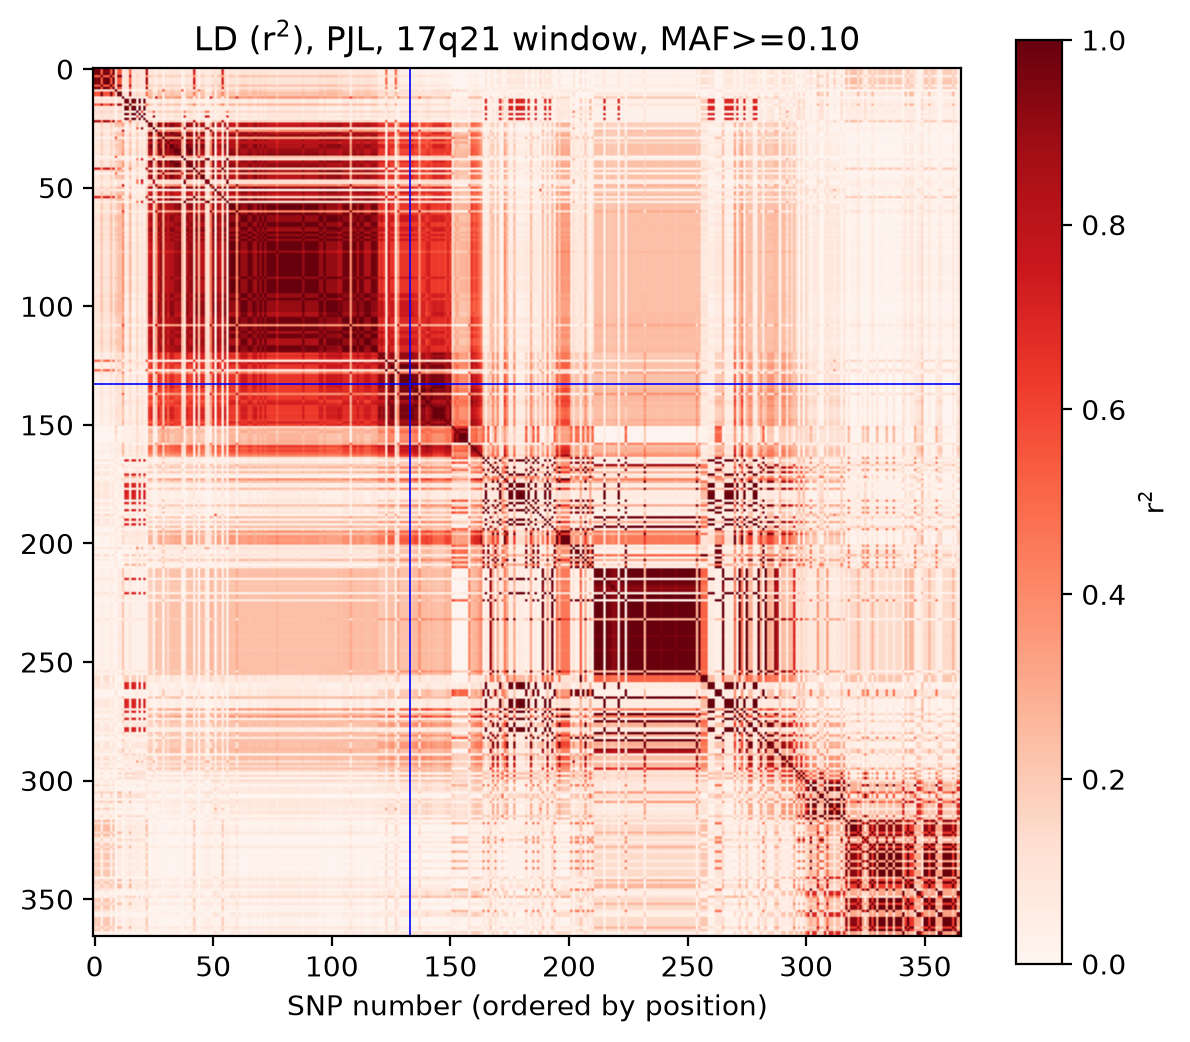

Source code (Python):
import numpy as np, matplotlib
matplotlib.use("Agg")
import matplotlib.pyplot as plt
m = np.loadtxt("results/ld_matrix.ld")
pos = [int(l.split()[3]) for l in open("results/ld_sub.bim")]
fig, ax = plt.subplots(figsize=(7, 6))
im = ax.imshow(m, cmap="Reds", vmin=0, vmax=1)
fig.colorbar(im, ax=ax, label="r$^2$")
if 39913696 in pos:
    i = pos.index(39913696)
    ax.axvline(i, color="blue", lw=0.6)
    ax.axhline(i, color="blue", lw=0.6)
ax.set_title("LD (r$^2$), PJL, 17q21 window, MAF>=0.10")
ax.set_xlabel("SNP number (ordered by position)")
fig.savefig("results/ld_heatmap.png", dpi=200, bbox_inches="tight")
print("saved", m.shape)
